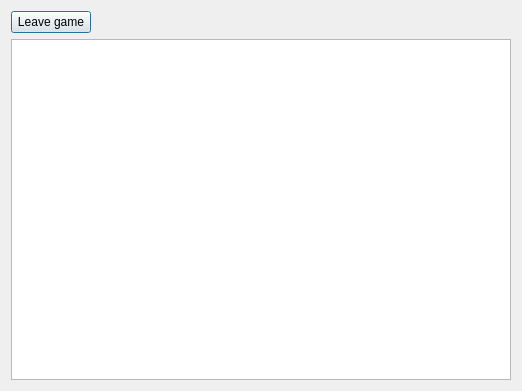
<?xml version="1.0" encoding="UTF-8"?>
<ui version="4.0">
 <class>LANDialog</class>
 <widget class="QDialog" name="LANDialog">
  <property name="geometry">
   <rect>
    <x>0</x>
    <y>0</y>
    <width>522</width>
    <height>391</height>
   </rect>
  </property>
  <property name="windowTitle">
   <string>LAN game - MelonDS - Ixranium Fork</string>
  </property>
  <layout class="QVBoxLayout" name="verticalLayout">
   <item>
    <layout class="QHBoxLayout" name="horizontalLayout">
     <property name="leftMargin">
      <number>0</number>
     </property>
     <item>
      <widget class="QPushButton" name="btnLeaveGame">
       <property name="text">
        <string>Leave game</string>
       </property>
      </widget>
     </item>
     <item>
      <spacer name="horizontalSpacer">
       <property name="orientation">
        <enum>Qt::Orientation::Horizontal</enum>
       </property>
       <property name="sizeHint" stdset="0">
        <size>
         <width>40</width>
         <height>20</height>
        </size>
       </property>
      </spacer>
     </item>
    </layout>
   </item>
   <item>
    <widget class="QTreeView" name="tvPlayerList"/>
   </item>
  </layout>
 </widget>
 <resources/>
 <connections/>
</ui>
